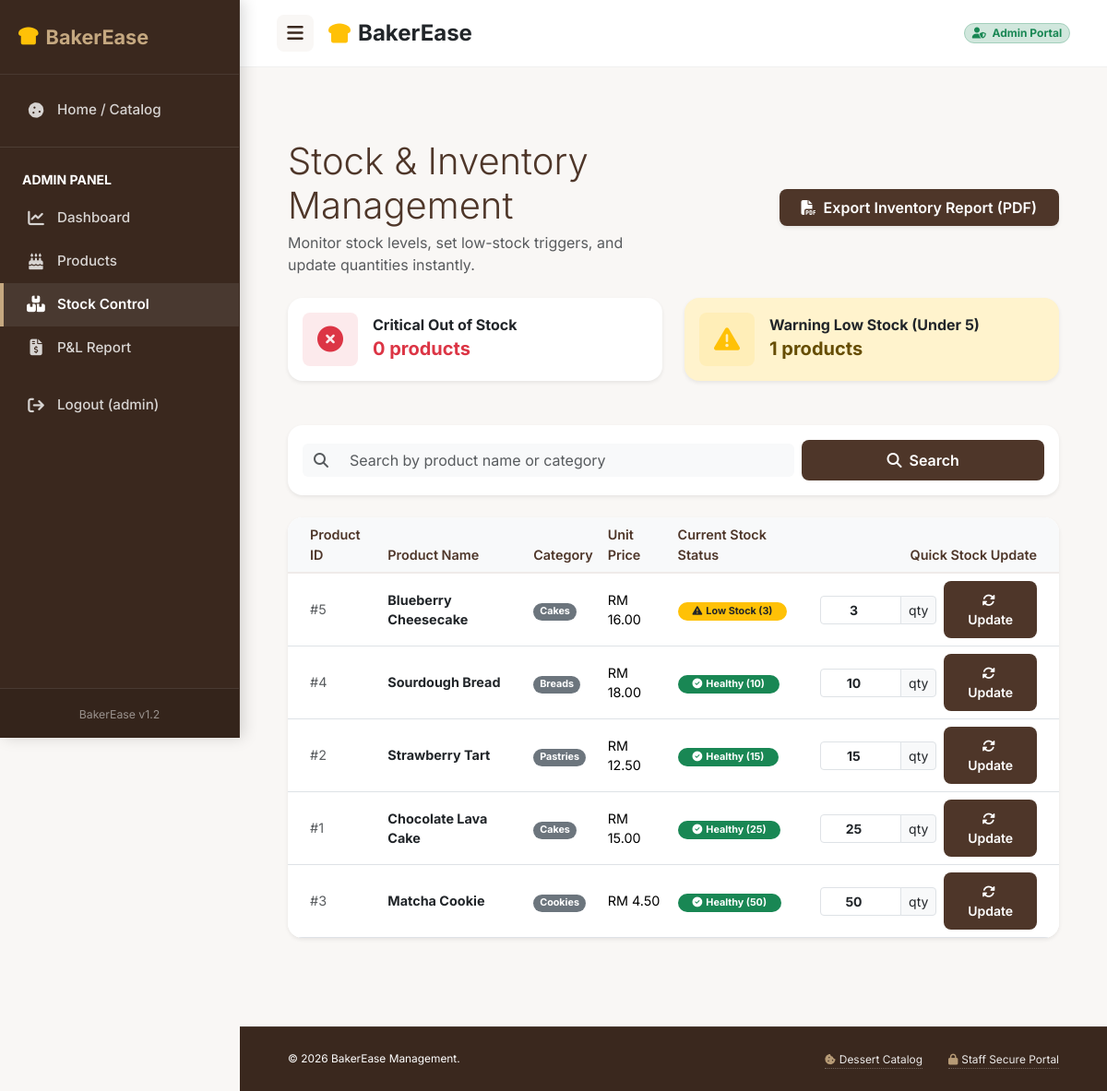
The app's page /admin/inventory.php (signed in) with its own data.
### tables this page shows
CREATE TABLE IF NOT EXISTS products (
    product_id INT AUTO_INCREMENT PRIMARY KEY,
    product_name VARCHAR(100) NOT NULL,
    description TEXT NULL,
    price DECIMAL(10,2) NOT NULL,        
    cost_price DECIMAL(10,2) NOT NULL,   
    stock_quantity INT NOT NULL DEFAULT 0,
    image VARCHAR(255) NULL,             
    category VARCHAR(50) NOT NULL        
);

### admin/inventory.php (the view, shortened to what this page needs)
<?php
require_once __DIR__ . '/../includes/db.php';
try {
    $all_stmt = $pdo->query("SELECT stock_quantity FROM products");
    $all_inventory_for_counts = $all_stmt->fetchAll();
    $search = trim($_GET['search'] ?? '');
    if ($search !== '') {
        $stmt = $pdo->prepare("SELECT product_id, product_name, category, stock_quantity, price FROM products WHERE product_name LIKE ? OR category LIKE ? ORDER BY stock_quantity ASC, product_name ASC");
        $stmt->execute(["%$search%", "%$search%"]);
    } else {
        $stmt = $pdo->query("SELECT product_id, product_name, category, stock_quantity, price FROM products ORDER BY stock_quantity ASC, product_name ASC");
    }
    $inventory = $stmt->fetchAll();
} catch (PDOException $e) {
    die("Inventory Query Failed: " . $e->getMessage());
}
require_once __DIR__ . '/../includes/header.php';
?>
<main class="container my-5">
    <div class="row align-items-center mb-4">
        <div class="col-md-6">
            <h2 class="display-6 font-heading text-bakery-brown mb-1">Stock & Inventory Management</h2>
            <p class="text-muted mb-0">Monitor stock levels, set low-stock triggers, and update quantities instantly.</p>
        </div>
        <div class="col-md-6 text-md-end mt-3 mt-md-0">
            <a href="export_pdf.php?type=inventory" target="_blank" class="btn btn-bakery-dark py-2 px-4 shadow-sm">
                <i class="fa-solid fa-file-pdf me-1"></i> Export Inventory Report (PDF)
            </a>
        </div>
    </div>
    <div class="row g-4 mb-5">
        <?php
            $out_of_stock_count = 0;
            $low_stock_count = 0;
            foreach ($all_inventory_for_counts as $item) {
                $q = (int)$item['stock_quantity'];
                if ($q === 0) $out_of_stock_count++;
                elseif ($q < 5) $low_stock_count++;
            }
        ?>
        <div class="col-md-6">
            <div class="card border-0 rounded-4 shadow-sm p-3 <?php echo ($out_of_stock_count > 0) ? 'out-of-stock-alert' : 'bg-white'; ?>">
                <div class="d-flex align-items-center">
                    <div class="px-3 py-2 bg-danger bg-opacity-10 text-danger rounded-3 fs-3 me-3">
                        <i class="fa-solid fa-circle-xmark"></i>
                    </div>
                    <div>
                        <h6 class="mb-0 text-dark fw-bold">Critical Out of Stock</h6>
                        <span class="fs-5 fw-bold text-danger"><?php echo $out_of_stock_count; ?> products</span>
                    </div>
                </div>
            </div>
        </div>
        <div class="col-md-6">
            <div class="card border-0 rounded-4 shadow-sm p-3 <?php echo ($low_stock_count > 0) ? 'low-stock-alert' : 'bg-white'; ?>">
                <div class="d-flex align-items-center">
                    <div class="px-3 py-2 bg-warning bg-opacity-10 text-warning rounded-3 fs-3 me-3">
                        <i class="fa-solid fa-triangle-exclamation"></i>
                    </div>
                    <div>
                        <h6 class="mb-0 text-dark fw-bold">Warning Low Stock (Under 5)</h6>
                        <span class="fs-5 fw-bold text-warning-emphasis"><?php echo $low_stock_count; ?> products</span>
                    </div>
                </div>
            </div>
        </div>
    </div>
    <div class="card border-0 rounded-4 shadow-sm bg-white p-3 mb-4">
        <form action="inventory.php" method="GET" class="row g-2 align-items-center">
            <div class="col-md-8 col-sm-7">
                <div class="input-group">
                    <span class="input-group-text bg-light border-0 text-muted"><i class="fa-solid fa-magnifying-glass"></i></span>
                    <input type="text" name="search" class="form-control bg-light border-0" placeholder="Search by product name or category" value="<?php echo htmlspecialchars($search); ?>">
                </div>
            </div>
            <div class="col-md-4 col-sm-5 d-flex gap-2">
                <button type="submit" class="btn btn-bakery-dark w-100"><i class="fa-solid fa-magnifying-glass me-1"></i> Search</button>
            </div>
        </form>
    </div>
    <div class="card border-0 rounded-4 shadow-sm bg-white overflow-hidden mb-5">
        <div class="table-responsive p-0 border-0">
            <table class="table table-hover align-middle mb-0">
                <thead class="table-light">
                    <tr>
                        <th scope="col" class="ps-4">Product ID</th>
                        <th scope="col">Product Name</th>
                        <th scope="col">Category</th>
                        <th scope="col">Unit Price</th>
                        <th scope="col">Current Stock Status</th>
                        <th scope="col" class="text-end pe-4" style="min-width: 250px;">Quick Stock Update</th>
                    </tr>
                </thead>
                <tbody>
                    <?php if (!empty($inventory)): ?>
                        <?php foreach ($inventory as $prod): ?>
                            <?php
                                $qty = (int)$prod['stock_quantity'];
                                $row_class = '';
                                if ($qty === 0) {
                                    $row_class = 'table-danger-subtle';
                                } elseif ($qty < 5) {
                                    $row_class = 'table-warning-subtle';
                                }
                            ?>
                            <tr class="<?php echo $row_class; ?>">
                                <td class="ps-4 fw-mono text-muted">#<?php echo $prod['product_id']; ?></td>
                                <td>
                                    <span class="fw-bold text-dark"><?php echo htmlspecialchars($prod['product_name']); ?></span>
                                </td>
                                <td>
                                    <span class="badge bg-secondary rounded-pill px-2.5 py-1"><?php echo htmlspecialchars($prod['category']); ?></span>
                                </td>
                                <td>RM <?php echo number_format($prod['price'], 2); ?></td>
                                <td>
                                    <?php
                                        if ($qty === 0) {
                                            echo '<span class="badge bg-danger rounded-pill px-3 py-1.5"><i class="fa-solid fa-circle-xmark me-1"></i>Out of Stock</span>';
                                        } elseif ($qty < 5) {
                                            echo '<span class="badge bg-warning text-dark rounded-pill px-3 py-1.5"><i class="fa-solid fa-triangle-exclamation me-1"></i>Low Stock ('.$qty.')</span>';
                                        } else {
                                            echo '<span class="badge bg-success rounded-pill px-3 py-1.5"><i class="fa-solid fa-circle-check me-1"></i>Healthy ('.$qty.')</span>';
                                        }
                                    ?>
                                </td>
                                <td class="text-end pe-4">
                                    <form action="inventory.php" method="POST" class="d-inline-flex justify-content-end align-items-center gap-2">
                                        <div class="input-group input-group-sm" style="width: 130px;">
                                            <input type="number" name="stock_quantity" class="form-control text-center py-1 fw-bold" min="0" value="<?php echo $qty; ?>" required>
                                            <span class="input-group-text bg-light">qty</span>
                                        </div>
                                        <button type="submit" class="btn btn-bakery-dark btn-sm px-3 py-1.5 rounded-3">
                                            <i class="fa-solid fa-rotate me-1"></i> Update
                                        </button>
                                    </form>
                                </td>
                            </tr>
                        <?php endforeach; ?>
                    <?php endif; ?>
                </tbody>
            </table>
        </div>
    </div>
</main>
<?php require_once __DIR__ . '/../includes/footer.php'; ?>

### records on screen
products: product_id "5", product_name "Blueberry Cheesecake", category "Cakes", price "16.00", stock_quantity "3"
products: product_id "4", product_name "Sourdough Bread", category "Breads", price "18.00", stock_quantity "10"
products: product_id "2", product_name "Strawberry Tart", category "Pastries", price "12.50", stock_quantity "15"
products: product_id "1", product_name "Chocolate Lava Cake", category "Cakes", price "15.00", stock_quantity "25"
products: product_id "3", product_name "Matcha Cookie", category "Cookies", price "4.50", stock_quantity "50"

### other values on screen
$_SESSION['admin_username'] "admin"
$out_of_stock_count "0"
$low_stock_count "1"
